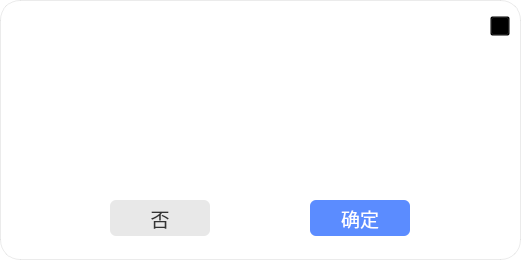
<?xml version="1.0" encoding="UTF-8"?>
<ui version="4.0">
 <class>Form</class>
 <widget class="QWidget" name="Form">
  <property name="geometry">
   <rect>
    <x>0</x>
    <y>0</y>
    <width>521</width>
    <height>260</height>
   </rect>
  </property>
  <property name="minimumSize">
   <size>
    <width>521</width>
    <height>260</height>
   </size>
  </property>
  <property name="maximumSize">
   <size>
    <width>521</width>
    <height>260</height>
   </size>
  </property>
  <property name="windowTitle">
   <string>Form</string>
  </property>
  <property name="styleSheet">
   <string notr="true">QWidget#Form {
	background-color: rgb(255, 255, 255);
	border-radius: 20px;
	border: 1px solid rgba(0, 0, 0, 0.08);
}</string>
  </property>
  <widget class="QLabel" name="label">
   <property name="geometry">
    <rect>
     <x>1</x>
     <y>0</y>
     <width>521</width>
     <height>51</height>
    </rect>
   </property>
   <property name="minimumSize">
    <size>
     <width>521</width>
     <height>39</height>
    </size>
   </property>
   <property name="maximumSize">
    <size>
     <width>521</width>
     <height>390</height>
    </size>
   </property>
   <property name="styleSheet">
    <string notr="true">border-image: url(:/main/pic/main_tips.png);</string>
   </property>
   <property name="text">
    <string/>
   </property>
  </widget>
  <widget class="QPushButton" name="pushButton_close">
   <property name="geometry">
    <rect>
     <x>490</x>
     <y>16</y>
     <width>20</width>
     <height>20</height>
    </rect>
   </property>
   <property name="minimumSize">
    <size>
     <width>20</width>
     <height>20</height>
    </size>
   </property>
   <property name="maximumSize">
    <size>
     <width>20</width>
     <height>20</height>
    </size>
   </property>
   <property name="styleSheet">
    <string notr="true">border-image: url(:/main/pic/main_quit.png); background: transparent;</string>
   </property>
   <property name="text">
    <string/>
   </property>
  </widget>
  <widget class="QLabel" name="label_2">
   <property name="geometry">
    <rect>
     <x>11</x>
     <y>9</y>
     <width>77</width>
     <height>30</height>
    </rect>
   </property>
   <property name="minimumSize">
    <size>
     <width>77</width>
     <height>30</height>
    </size>
   </property>
   <property name="maximumSize">
    <size>
     <width>77</width>
     <height>30</height>
    </size>
   </property>
   <property name="styleSheet">
    <string notr="true">border-image: url(:/main/pic/main_tips_logo.png);</string>
   </property>
   <property name="text">
    <string/>
   </property>
  </widget>
  <widget class="QLabel" name="label_message">
   <property name="geometry">
    <rect>
     <x>20</x>
     <y>60</y>
     <width>481</width>
     <height>131</height>
    </rect>
   </property>
   <property name="minimumSize">
    <size>
     <width>481</width>
     <height>80</height>
    </size>
   </property>
   <property name="maximumSize">
    <size>
     <width>481</width>
     <height>200</height>
    </size>
   </property>
   <property name="font">
    <font>
     <pointsize>14</pointsize>
    </font>
   </property>
   <property name="styleSheet">
    <string notr="true">color: #333333; </string>
   </property>
   <property name="text">
    <string/>
   </property>
   <property name="alignment">
    <set>Qt::AlignCenter</set>
   </property>
   <property name="wordWrap">
    <bool>true</bool>
   </property>
  </widget>
  <widget class="QPushButton" name="pushButton_cancel">
   <property name="geometry">
    <rect>
     <x>110</x>
     <y>200</y>
     <width>100</width>
     <height>36</height>
    </rect>
   </property>
   <property name="font">
    <font>
     <pointsize>14</pointsize>
    </font>
   </property>
   <property name="styleSheet">
    <string notr="true">background-color: #E8E8E8; color: #333333; border: none; border-radius: 6px;</string>
   </property>
   <property name="text">
    <string>否</string>
   </property>
  </widget>
  <widget class="QPushButton" name="pushButton_confirm">
   <property name="geometry">
    <rect>
     <x>310</x>
     <y>200</y>
     <width>100</width>
     <height>36</height>
    </rect>
   </property>
   <property name="font">
    <font>
     <pointsize>14</pointsize>
    </font>
   </property>
   <property name="styleSheet">
    <string notr="true">background-color: #5B8CFF; color: #ffffff; border: none; border-radius: 6px;</string>
   </property>
   <property name="text">
    <string>确定</string>
   </property>
  </widget>
 </widget>
 <resources>
  <include location="resources.qrc"/>
 </resources>
 <connections/>
</ui>
